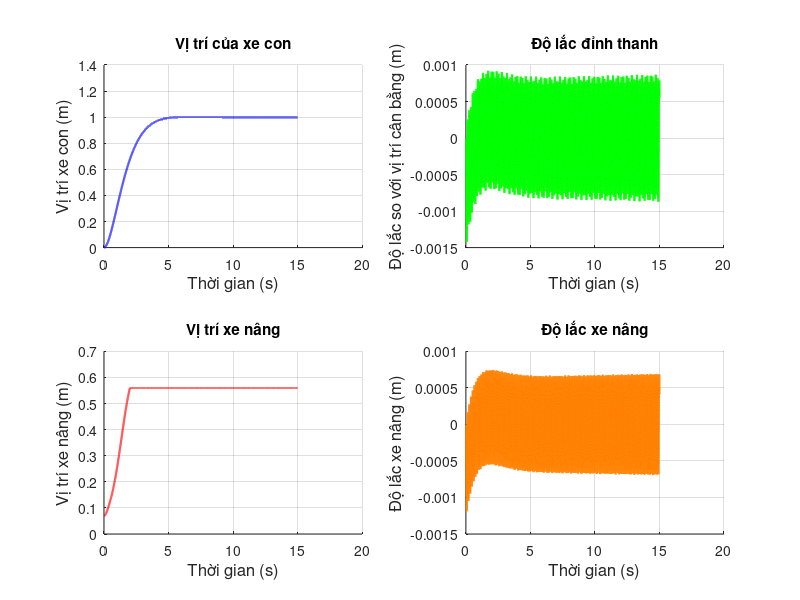

MATLAB code for this plot:
clc;
close all;
clear;

% Cờ để thay đổi giữa các bộ điều khiển
% flag = 0: Không điều khiển; flag = 1: PD + Robust; flag = 2: Barrier
flag = 2;

%--------------------------------------------------------------------------
%    Mô phỏng chuyển động của dầm Euler - Bernoulli trong mô hình SMC
%--------------------------------------------------------------------------

% Thiết lập các thông số cho dầm
L = 0.63; EI = 0.754; rho_A = 0.297;
% Các vật nặng 
mw = 13.1; mk = 0.04; mh = 0.86; g = 9.81;

% Thiết lập thông số không gian và thời gian
n = 10; r = 20000;
tmax = 15;
delta_Y = L/(n - 1); % Bước không gian
delta_t = tmax/(r - 1); % Bước thời gian

%--------------------------------------------------------------------------
%           Thông số bộ điều khiển PD + Robust (Điều khiển vị trí)
%--------------------------------------------------------------------------
% Xe con
alpha_1R = 15; gamma = 25; 

% Xe nâng
kn = 1.5;
%--------------------------------------------------------------------------
%          Thông số bộ điều khiển Barrier (Điều khiển chống rung)
%--------------------------------------------------------------------------
% Xe con
alpha_1B = 15; kmax = 0.4; alpha_3 = 0.01; k3 = 30; 
k0 = 10; kc = 0.001; 

% Xe nâng
kn_barrier = 1.5;
%--------------------------------------------------------------------------

% Khởi tạo ma trận để lưu giá trị
w = zeros(n,r);
x3 = zeros(1,r); % Độ lắc của thanh tại x2 (x3)
x2 = 2; 
dx2dt_2 = zeros(1,r);
dx2dt_2(1:3) = delta_Y;

% Lực tác động vào xe con
F1 = zeros(1,r);
F1(1:r) = 10;

% Lực tác động vào xe nâng
F2 = zeros(1,r);
F2(1:r) = 1;

x1_set = 1; % Giá trị đặt xe con
x2_set = 0.3; % Giá trị đặt xe nâng

%--------------------------------------------------------------------------
for j = 3:(r - 1)
    wyyy0 = (w(3,j) - 2*w(2,j) + w(1,j))/(2*delta_Y^3);
    S2 = (F1(j + 1) - EI*wyyy0)/mw;
    w(1,j + 1) = 2*w(1,j) - w(1,j - 1) + delta_t^2*S2; % 5b
    for i = 3:(n - 2)
        % Đạo hàm theo Y
        wyyyy = (w(i + 2,j) - 4*w(i + 1,j) + 6*w(i,j) - 4*w(i - 1,j) + w(i - 2,j));
        S1 = (-EI/(rho_A*delta_Y^4))*wyyyy; 
        S4 = (-EI/(mh*delta_Y^3))*wyyyy;
        w(i,j + 1) = 2*w(i,j) - w(i,j - 1) + delta_t^2*S1; % 5a

        % Chuyển động của xe nâng
        dx3dt_2 = (x3(j + 1) - 2*x3(j) + x3(j - 1))/(2*delta_t^2);
        wyx2 = (w(x2 + 1,j - 1) - w(x2 - 1,j - 1))/(2*delta_Y^2);
        dx2dt_2(j + 1) = 2*dx2dt_2(j) - dx2dt_2(j - 1) + (F2(j + 1) ...
                         - mh*g - mh*dx3dt_2*wyx2)/mh*delta_t^2; % 5c

        % Cập nhật vị trí x2
        if dx2dt_2(j + 1) < delta_Y
            x2 = 2;
            dx2dt_2(j + 1) = delta_Y;
        elseif dx2dt_2(j + 1) > L - delta_Y
            x2 = n - 1;
            dx2dt_2(j + 1) = L - delta_Y;
        else
            x2 = ceil(dx2dt_2(j + 1)/delta_Y);
        end

        % Độ lắc của thanh
        if dx2dt_2(j + 1) ~= x2
            w(i,j + 1) = 2*w(i,j) - w(i,j - 1) + delta_t^2*S1; % 5a
            x3(j + 1) = w(i,j + 1) - w(1,j + 1);
        else
            w(i,j + 1) = 2*w(i,j) - w(i,j - 1) + delta_t^2*S4; % 5d
            x3(j + 1) = w(i,j + 1) - w(1,j + 1);
        end
    end
    wyyyl = (-2*w(n,j) + 3*w(n - 1,j) - w(n - 2,j))/(2*delta_Y^3);
    S3 = (EI/mk)*wyyyl;
    w(2,j + 1) = w(1,j + 1);
    w(n,j + 1) = 2*w(n,j) - w(n,j - 1) + delta_t^2*S3; % 5e
    w(n - 1,j + 1) = (w(n,j + 1) + w(n - 2,j + 1))/2;
%--------------------------------------------------------------------------
%                        Bộ điều khiển PD + Robust
%--------------------------------------------------------------------------
    if flag == 1
        % Xe con
        wy0 = (w(1,j + 1) - w(1,j - 1))/(2*delta_t);
        F1(j + 2) = -alpha_1R*(w(1,j + 1) - x1_set) - gamma*wy0;

        % Xe nâng
        wyx2 = (w(x2 + 1,j + 1) - w(x2,j + 1))/delta_Y;
        dx2dt = (dx2dt_2(j + 1) - dx2dt_2(j - 1))/delta_t;
        F2(j + 2) = mh*g + mh*dx3dt_2*wyx2 - (dx2dt_2(j + 1) - x2_set) - dx2dt;
    end
%--------------------------------------------------------------------------
%                       Bộ điều khiển PD + Barrier
%--------------------------------------------------------------------------
    if flag == 2
        % Xe con
        z = w(n,j + 1) - w(1,j + 1);
        if abs(z) < kmax
            wy0 = (w(1,j + 1) - w(1,j - 1))/(2*delta_t);
            coef = kc/(kmax^2 - z^2)*log(10);
            F1(j + 2) = -alpha_1B*(w(1,j + 1) - x1_set) - gamma*wy0 ...
                        - coef*kmax*k0*wy0 - coef*kmax;
        end
        
        % Xe nâng
        wyx2 = (w(x2 + 1,j + 1) - w(x2,j + 1))/delta_Y;
        dx2dt = (dx2dt_2(j + 1) - dx2dt_2(j - 1))/delta_t;
        F2(j + 2) = mh*g + mh*dx3dt_2*wyx2 - (dx2dt_2(j + 1) - x2_set) - dx2dt;
    end
end
%--------------------------------------------------------------------------

% Khởi tạo giá trị để mô phỏng
t_tr = linspace(0,tmax,r);

% Vẽ đồ thị
figure(1) % Đồ thị vị trí và dao động
subplot(2,2,1);
grid on;
hold on;
plot(t_tr,w(1,:),'b','LineWidth',1.5);
title({'Vị trí của xe con'});
ylabel('Vị trí xe con (m)','FontSize',12);
xlabel('Thời gian (s)','FontSize',12);

subplot(2,2,2);
grid on;
hold on;
plot(t_tr,w(n,:) - w(1,:),'g','LineWidth',1.5); % Vị trí tương đối của mk so với xe con
title({'Độ lắc đỉnh thanh'});
ylabel('Độ lắc so với vị trí cân bằng (m)','FontSize',12);
xlabel('Thời gian (s)','FontSize',12);

subplot(2,2,3);
grid on;
hold on;
plot(t_tr,dx2dt_2,'r','LineWidth',1.5);
title({'Vị trí xe nâng'});
ylabel('Vị trí xe nâng (m)','FontSize',12);
xlabel('Thời gian (s)','FontSize',12);

subplot(2,2,4);
grid on;
hold on;
plot(t_tr,x3,'Color',[1 0.5 0],'LineWidth',1.5);
title({'Độ lắc xe nâng'});
ylabel('Độ lắc xe nâng (m)','FontSize',12);
xlabel('Thời gian (s)','FontSize',12);

% Đồ thị dao động 3D
% n1 = 2; r1 = 1000;
% wg = zeros(n1,r1);
% rn1 = n/n1; rr1 = r/r1;
% for i = 1:n1
%     for j = 1:r1
%         wg(i,j) = w(rn1*i - (rn1 - 1), rr1*j - (rr1 - 1));
%     end
% end
% xc = (wg - wg(1,:))*100000;
% xc1 = xc';
% 
% figure('Position', [700 100 600 300]);
% set(gca, 'FontName', 'Times New Roman', 'FontSize', 9);
% [X, Y] = meshgrid(0:(tmax/(r1 - 1)):tmax,0:(L/(n1 - 1)):L);
% meshc(Y,X,xc);
% % ylabel('t(s)');
% % xlabel('Y(m)');
% % zlabel('ω(Y,t)(mm)');
% 
% ylabel('$t$(s)', 'Interpreter', 'latex', 'FontSize',9);
% xlabel('$Y$(m)', 'Interpreter', 'latex', 'FontSize',9);
% zlabel('$\omega(Y,t)$(mm)', 'Interpreter', 'latex', 'FontSize',9);
% view(65,10);
% axis([0 0.6 0 10 -40 40])

